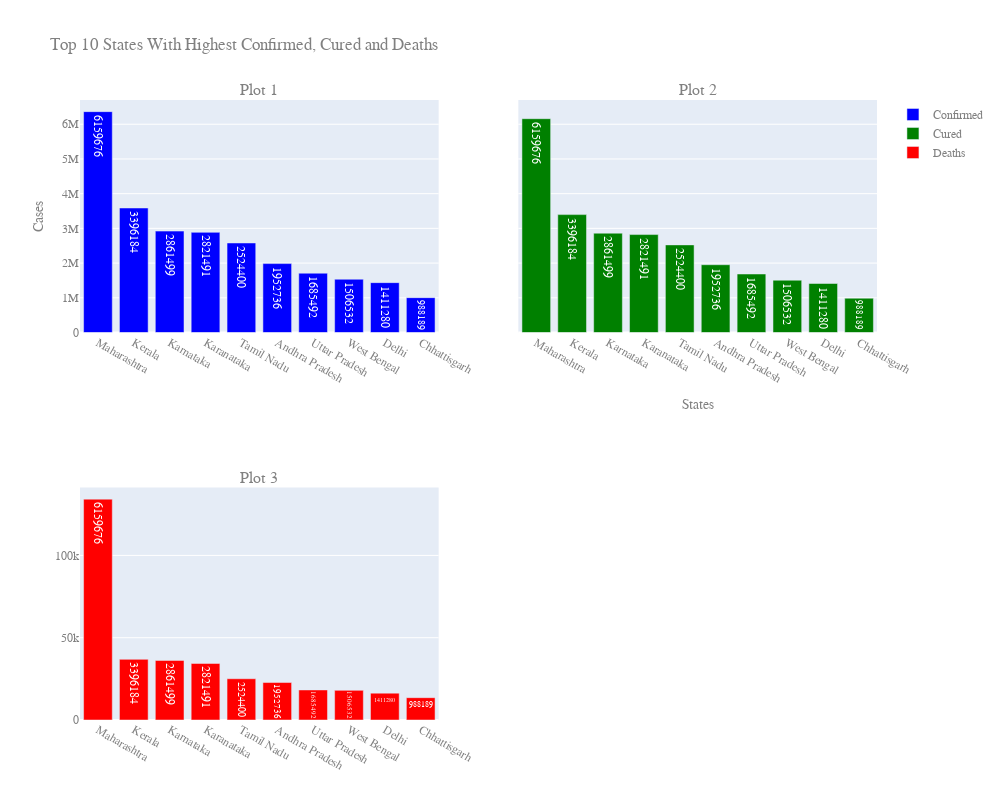

Notebook source saved alongside this figure:
### Code cell
#px.bar(top_10_recovered.head(10),x='State/UnionTerritory',y='Cured')
from plotly.subplots import make_subplots
fig = make_subplots(
    rows=2, cols=2,shared_yaxes=True,
    subplot_titles=("Plot 1", "Plot 2", "Plot 3"))

fig.add_trace(go.Bar(x=top_10_recovered['State/UnionTerritory'].head(10), y=top_10_confirmed['Confirmed'].head(10),
                            text=top_10_recovered['Cured'].head(10),
                            textposition='auto',
                            marker=dict(color = 'blue'),
                            name="Confirmed"),
              row=1, col=1)

fig.add_trace(go.Bar(x=top_10_recovered['State/UnionTerritory'].head(10), y=top_10_recovered['Cured'].head(10),
                            text=top_10_recovered['Cured'].head(10),
                            textposition='auto',
                            marker=dict(color = 'green'),
                            name="Cured"),
              row=1, col=2)

fig.add_trace(go.Bar(x=top_10_recovered['State/UnionTerritory'].head(10), y=top_10_death['Deaths'].head(10),
                            text=top_10_recovered['Cured'].head(10),
                            textposition='auto',
                            marker=dict(color = 'red'),
                            name="Deaths"),
              row=2, col=1)

fig.update_layout(height=800, width=1000,
                  title_text="Top 10 States With Highest Confirmed, Cured and Deaths",
                font=dict(
                        family="Calibri",
                        size=12,
                        color="Grey"
                ))

fig.update_xaxes(title_text="States", row=1, col=2)

fig.update_yaxes(title_text="Cases", row=1, col=1)
fig.show()

### Figure 1 — Plotly figure (JSON) as saved in the notebook; plotly's stock layout.template omitted (floating-point values rounded to 4 significant figures)
{"data": [{"marker": {"color": "blue"}, "name": "Confirmed", "text": [6159676, 3396184, 2861499, 2821491, 2524400, 1952736, 1685492, 1506532, 1411280, 988189], "textposition": "auto", "type": "bar", "x": ["Maharashtra", "Kerala", "Karnataka", "Karanataka", "Tamil Nadu", "Andhra Pradesh", "Uttar Pradesh", "West Bengal", "Delhi", "Chhattisgarh"], "xaxis": "x", "y": [6363442, 3586693, 2921049, 2885238, 2579130, 1985182, 1708812, 1534999, 1436852, 1003356], "yaxis": "y"}, {"marker": {"color": "green"}, "name": "Cured", "text": [6159676, 3396184, 2861499, 2821491, 2524400, 1952736, 1685492, 1506532, 1411280, 988189], "textposition": "auto", "type": "bar", "x": ["Maharashtra", "Kerala", "Karnataka", "Karanataka", "Tamil Nadu", "Andhra Pradesh", "Uttar Pradesh", "West Bengal", "Delhi", "Chhattisgarh"], "xaxis": "x2", "y": [6159676, 3396184, 2861499, 2821491, 2524400, 1952736, 1685492, 1506532, 1411280, 988189], "yaxis": "y2"}, {"marker": {"color": "red"}, "name": "Deaths", "text": [6159676, 3396184, 2861499, 2821491, 2524400, 1952736, 1685492, 1506532, 1411280, 988189], "textposition": "auto", "type": "bar", "x": ["Maharashtra", "Kerala", "Karnataka", "Karanataka", "Tamil Nadu", "Andhra Pradesh", "Uttar Pradesh", "West Bengal", "Delhi", "Chhattisgarh"], "xaxis": "x3", "y": [134201, 36848, 36197, 34367, 25068, 22775, 18252, 18004, 16322, 13564], "yaxis": "y3"}], "layout": {"annotations": [{"font": {"size": 16}, "showarrow": false, "text": "Plot 1", "x": 0.225, "xanchor": "center", "xref": "paper", "y": 1, "yanchor": "bottom", "yref": "paper"}, {"font": {"size": 16}, "showarrow": false, "text": "Plot 2", "x": 0.775, "xanchor": "center", "xref": "paper", "y": 1, "yanchor": "bottom", "yref": "paper"}, {"font": {"size": 16}, "showarrow": false, "text": "Plot 3", "x": 0.225, "xanchor": "center", "xref": "paper", "y": 0.375, "yanchor": "bottom", "yref": "paper"}], "font": {"color": "Grey", "family": "Calibri", "size": 12}, "height": 800, "title": {"text": "Top 10 States With Highest Confirmed, Cured and Deaths"}, "width": 1000, "xaxis": {"anchor": "y", "domain": [0, 0.45]}, "xaxis2": {"anchor": "y2", "domain": [0.55, 1], "title": {"text": "States"}}, "xaxis3": {"anchor": "y3", "domain": [0, 0.45]}, "xaxis4": {"anchor": "y4", "domain": [0.55, 1]}, "yaxis": {"anchor": "x", "domain": [0.625, 1], "title": {"text": "Cases"}}, "yaxis2": {"anchor": "x2", "domain": [0.625, 1], "matches": "y", "showticklabels": false}, "yaxis3": {"anchor": "x3", "domain": [0, 0.375]}, "yaxis4": {"anchor": "x4", "domain": [0, 0.375], "matches": "y3", "showticklabels": false}}}
